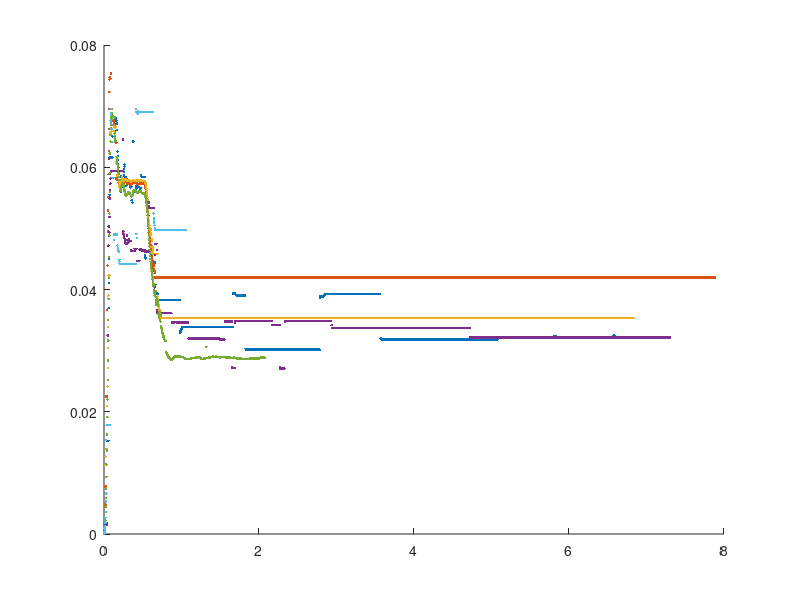

Write MATLAB code to recreate this figure. (Note: this script raises an error after producing the figure.)
clear;
clc;
load('analysis.mat')

ds(:,:,1) = d1;
ds(:,:,2) = d2;
ds(:,:,3) = d3;
ds(:,:,4) = d4;
ds(:,:,5) = d5;
ds(:,:,6) = d6;
ds(:,:,7) = d7;
ds(:,:,8) = d8;
ds(:,:,9) = d9;
ds(:,:,10) = d0;

ts = ds(:,1,:);
ys = ds(:,6,:);

starts = [start1 start2 start3 start4 start5 start6 start7 start8 start9 start0];

ts_norm = zeros(5000,1,10);
ys_norm = zeros(5000,1,10);
yave = zeros(1,1);
tave = zeros(1,1);
hold on
for i = 1:10
    ts_norm(1:5000-starts(i)+1,:,i) = ts(starts(i):end,:,i) - ts(starts(i),1,i);
    ys_norm(1:5000-starts(i)+1,:,i) = ys(starts(i):end,:,i) - ys(starts(i),1,i);
    for j = 2:5000
        if ys_norm(j,1,i) == ys_norm(j-1,1,i)
            ts_norm(j,1,i) = 0;
            ys_norm(j,1,i) = 0;
        end
    end
    if ~ismember(i,[2 5 10 9])
        yave = [yave; ys_norm(:,1,i)];
        tave = [tave; ts_norm(:,1,i)];
        plot(ts_norm(:,1,i), ys_norm(:,1,i), '.')
    end
end

combined = [tave yave];
combined = sortrows(combined,1);

load('C:\Users\Jacob\Documents\Senior\IDEAlab\datas\Pullup Sim\analysis.mat')
%plot_exper(d075_04);

t_max = max(tss_norm(:,1,1));
extra = 0.05;
within_time = combined(combined(:,1) < (t_max + extra), :);
average = movmean(within_time, 24);

plot(average(:,1), average(:,2), '-');
title('075-04');